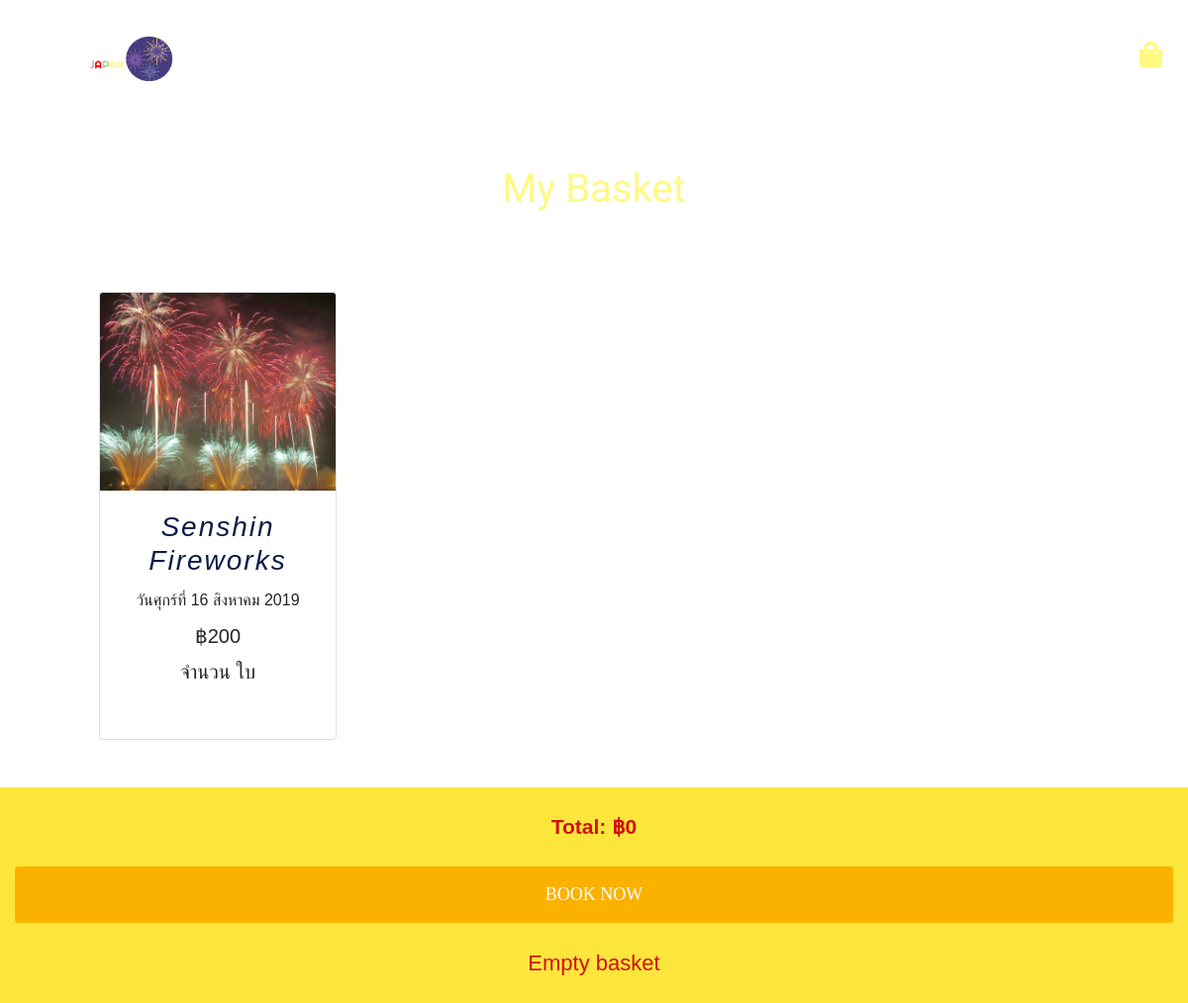
Screenshot of /basket1.php?id=1 (signed in) with the database file from the repository.
### tables this page shows
CREATE TABLE `festival` (
  `fest_id` int(10) NOT NULL,
  `fest_name` varchar(300) NOT NULL,
  `fest_detail` text NOT NULL,
  `fest_date` varchar(100) NOT NULL,
  `fest_time` varchar(100) NOT NULL,
  `fw_number` varchar(100) NOT NULL,
  `location` varchar(300) NOT NULL,
  `access` varchar(300) NOT NULL,
  `price` int(10) NOT NULL,
  `fest_img1` varchar(100) NOT NULL,
  `fest_img2` varchar(100) NOT NULL,
  `map` text NOT NULL,
  `fest_islandfk` varchar(20) NOT NULL
);

### basket1.php (the view, shortened to what this page needs)
<?php
include("./header_login.php");
if (isset($_SESSION['basket'])){
	if(isset($_GET['id'])){
		$arreglo = $_SESSION['basket'];
		$fest_name = "";
		$fest_img1 = "";
		$fest_date = "";
		$price = 0;
		$fest_islandfk = "";
        $same = false;
        for($i=0; $i<count($arreglo); $i++){
            if ($arreglo[$i]['Id'] == $_GET['id'])
				$same = true;
				$arreglo[$i]['Number'] += $_GET['qty'];
				$_SESSION['basket'] = $arreglo;}
            if(!$same)	{
                $pdo = Database::connect();
                $pdo->setAttribute(PDO::ATTR_ERRMODE, PDO::ERRMODE_EXCEPTION);
                $sql = "select fest_name, fest_date, fest_img1, price, fest_islandfk from festival WHERE fest_id=".$_GET['id'];
                $q = $pdo->prepare($sql);
                $q->execute();
                $f =  $q-> fetch();
				$pdo = Database::disconnect();
			$fest_name =  $f['fest_name'];
			$fest_img1= $f['fest_img1'];
			$price= $f['price'];
			$fest_date = $f['fest_date'];
			$fest_islandfk = $f['fest_islandfk'];
			$newData = array('Id' => $_GET['id'],
			'Festname' => $fest_name,
			'Festimage' => $fest_img1,
			'Festdate' => $fest_date,
            'Festprice' => $price,
			'Number' => $_GET['qty'],
			'Island' => $fest_islandfk);
			array_push($arreglo, $newData);
			$_SESSION['basket'] = $arreglo;
		}
	}
}
else{
	if (isset($_GET['id'])){
        $pdo = Database::connect();
                $pdo->setAttribute(PDO::ATTR_ERRMODE, PDO::ERRMODE_EXCEPTION);
                $sql = "select fest_name, fest_date, fest_img1, price, fest_islandfk from festival WHERE fest_id=".$_GET['id'];
                $q = $pdo->prepare($sql);
                $q->execute();
		}
}
if(isset($_SESSION['basket'])) {
	$data = $_SESSION['basket'];
    $total = 0;
    ?>
    <div class="container text-center">
        <br><br><br><h1 style="color:#FFF982; font-family: 'Prompt', sans-serif;">My Basket</h1><br><br><br>
        <div class="row">
    <?php
	for ($i=0; $i<count($data); $i++){
		?>
		<div class="col-md-4">
        <div class="card" style="width: 15rem; display: inline-block;">
                    <img src="<?php echo $data[$i]['Festimage'];?>" class="card-img-top" width="200" height="200" style="object-fit:cover;">
                    <div class="card-body">
                        <h3 class="card-title"><i><?php echo $data[$i]['Festname']; ?></i></h3>
                        <p class="card-title"><?php echo $data[$i]['Festdate']; ?></p>
                        <h5 class="card-title">฿<?php echo $data[$i]['Festprice'];?></h5>
                        <h5 class="card-title">จำนวน <?php echo $data[$i]['Number'];?> ใบ</h5><br>
                    </div>
                </div>
		</div>
		<?php
		$total += $data[$i]['Festprice']*$data[$i]['Number'];
        }
        ?>
        </div>
    </div>
    <br><br>
				<div class="col-lg-12" style="background:#FDE63C ;text-align:center"><br>
				<center><span style="font-size:21px; font-weight:600; color:#D11111">Total: ฿<?php echo $total;?></span><center><br>
				<center><a class="btn btn-danger" href="./customer_book.php" role="button"  style="font-size:18px">BOOK NOW</a></center><br>
				<center><a href='basket.php?empty=true' style="font-size:22px; font-weight:400; color:#D11111">Empty basket</a></center><br>  </div>
		<?php
}
else{
	echo '<br><br><br><br><center><h2 style="color: rgba(255, 255, 255, 0.658);">The shopping basket is empty</h2>';
	echo '<br><center><a href="./home_login.php"  style="font-size:22px; font-weight:400; color:#D11111">Go to the Home Page</a></center>';
}
?>

### header_login.php (style rules this page uses)
body { font-family: Arial, Helvetica, sans-serif; background: url(bg.png) no-repeat 50% fixed / cover; }
h3 { color: #0A1B44; letter-spacing: 2px; }
.btn { display: block; width: 100%; padding: 15px; font-family: font-family; -webkit-appearance: none; outline: 0; border: 0; color: white; background: #FBB100; transition: 0.3s; }

### rows the page displays
festival: fest_img1 (picture), fest_name "Senshin Fireworks", fest_date "วันศุกร์ที่ 16 สิงหาคม 2019", price "200"

### other values shown
$total "0"
